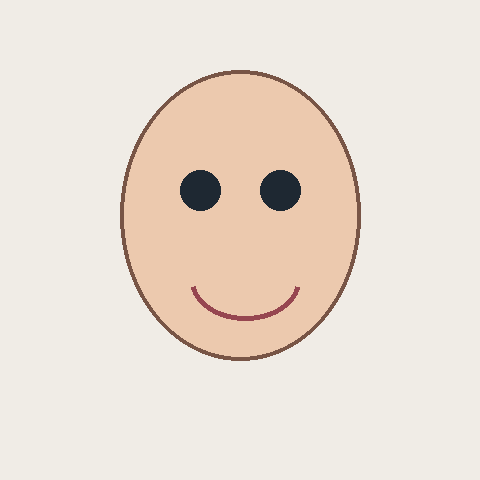
#> input picture backend/storage/test_face.png, 480 x 480 px
$ python -i image_ops.py   (imports and definitions only)
#> lines starting #> are read from the running program, lines starting #| are printed output that depends on the picture
#> further down, picture is the input picture: PIL image 480x480 RGB; mean R, G, B 234.8, 223.8, 213.5
from __future__ import annotations

from io import BytesIO
from pathlib import Path
from typing import Iterable

import numpy as np
from PIL import Image, ImageEnhance, ImageFile, ImageFilter

ImageFile.LOAD_TRUNCATED_IMAGES = True


def load_image(path: str | Path) -> Image.Image:
    return Image.open(path).convert("RGB")


def image_to_array(image: Image.Image) -> np.ndarray:
    return np.asarray(image).astype(np.float32)


def array_to_image(array: np.ndarray) -> Image.Image:
    clipped = np.clip(array, 0, 255).astype(np.uint8)
    return Image.fromarray(clipped)


# [5 lines left out: function normalize_score, not called in this run]


def compute_grayscale(image: Image.Image) -> np.ndarray:
    return np.asarray(image.convert("L")).astype(np.float32)
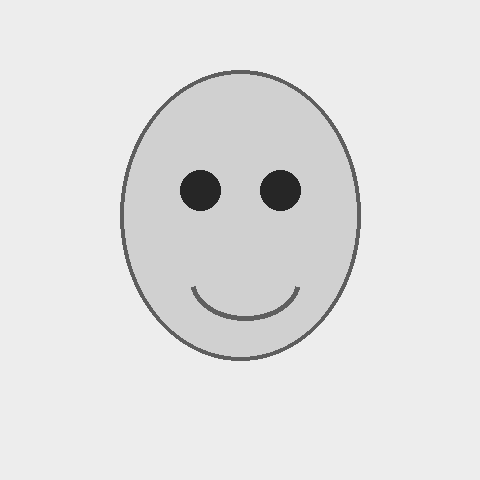
#> returned value: shape (480, 480) float32; min 38, max 237, mean 226.2


# [140 lines left out: functions compute_blur_score, compute_dct_high_freq_score, compute_compression_score, compute_face_size_ratio, compute_exposure_score, compute_quality_score and 4 more, not called in this run]


def generate_anomaly_map(image: Image.Image) -> np.ndarray:
    gray = compute_grayscale(image)
    blurred = np.asarray(image.filter(ImageFilter.GaussianBlur(radius=3)).convert("L")).astype(np.float32)
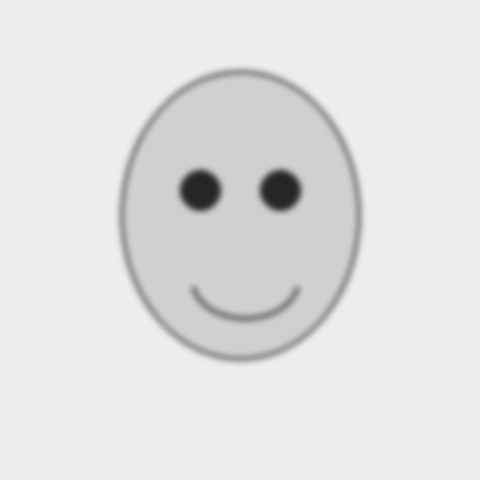
#> blurred: shape (480, 480) float32; min 38, max 237, mean 226.2
    high_freq = np.abs(gray - blurred)
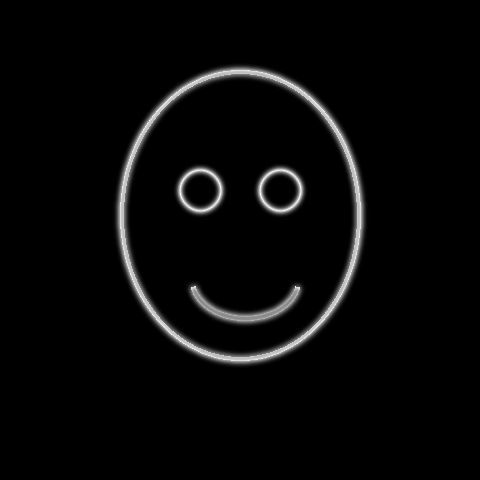
#> high_freq: shape (480, 480) float32; min 0, max 88, mean 2.7; drawn with min black and max white
    lap = np.abs(
        -4 * gray
        + np.roll(gray, 1, axis=0)
        + np.roll(gray, -1, axis=0)
        + np.roll(gray, 1, axis=1)
        + np.roll(gray, -1, axis=1)
    )
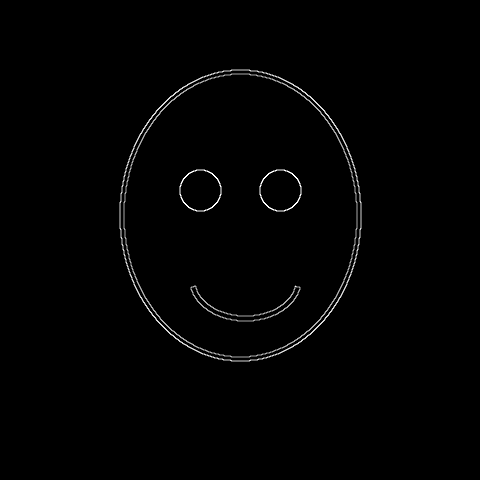
#> lap: shape (480, 480) float32; min 0, max 340, mean 3.2; drawn with min black and max white
    anomaly = high_freq * 0.65 + lap * 0.35
    anomaly -= anomaly.min()
    if anomaly.max() > 0:
        anomaly = anomaly / anomaly.max()
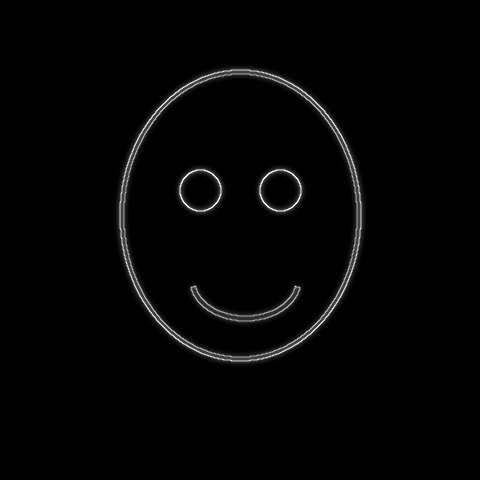
#> anomaly: shape (480, 480) float32; min 0, max 1, mean 0.0164
    return anomaly


# [44 lines left out: functions overlay_heatmap, to_jpeg_bytes, simple_face_like_probability, build_default_landmarks, build_center_bbox, not called in this run]

>>> from PIL import Image
>>> picture = Image.open('../../storage/test_face.png')
>>> result = generate_anomaly_map(picture)
